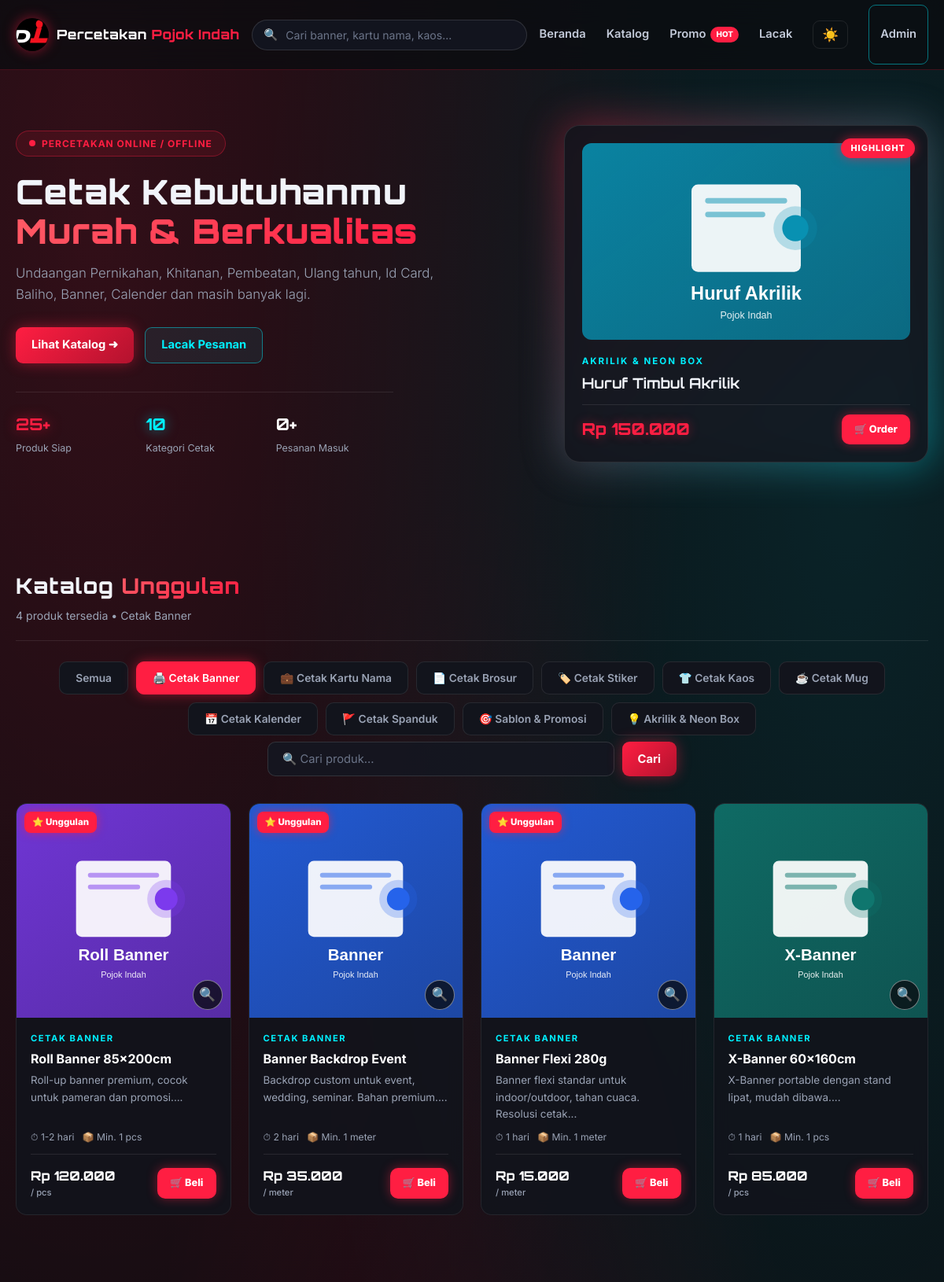
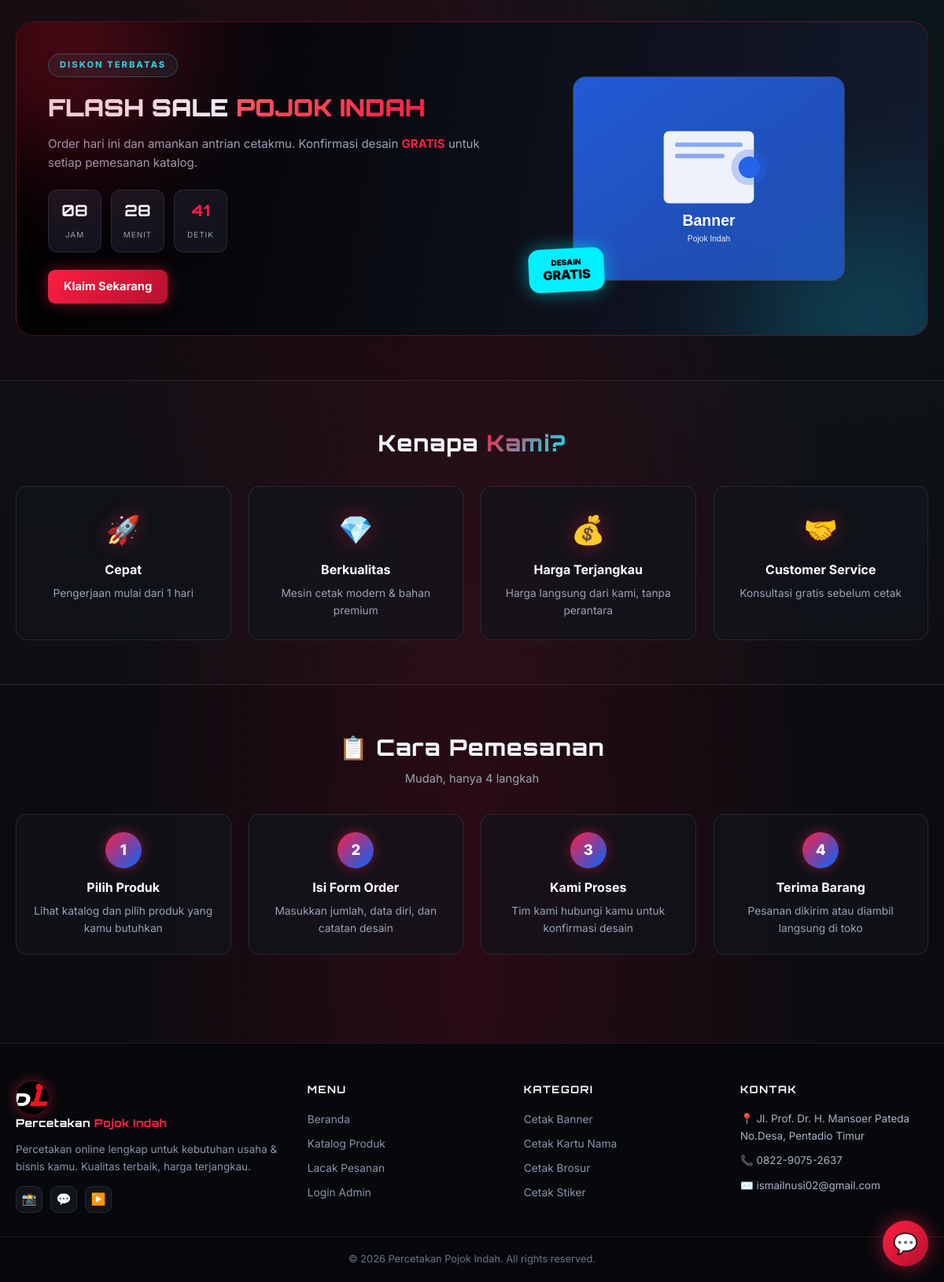
Page /?kat=1 on the committed database (2 pictures, top to bottom).
### tables this page shows
CREATE TABLE IF NOT EXISTS produk (
    id INT AUTO_INCREMENT PRIMARY KEY,
    id_kategori INT NOT NULL,
    nama_produk VARCHAR(200) NOT NULL,
    deskripsi TEXT,
    harga DECIMAL(12,0) NOT NULL DEFAULT 0,
    satuan VARCHAR(50) DEFAULT 'pcs',
    stok INT DEFAULT 0,
    minimal_order INT DEFAULT 1,
    waktu_pengerjaan VARCHAR(100) DEFAULT '1-2 hari',
    gambar VARCHAR(500) DEFAULT 'default.png',
    is_unggulan TINYINT(1) DEFAULT 0,
    is_aktif TINYINT(1) DEFAULT 1,
    created_at TIMESTAMP DEFAULT CURRENT_TIMESTAMP,
    FOREIGN KEY (id_kategori) REFERENCES kategori(id) ON DELETE CASCADE
);

CREATE TABLE IF NOT EXISTS kategori (
    id INT AUTO_INCREMENT PRIMARY KEY,
    nama_kategori VARCHAR(100) NOT NULL UNIQUE,
    icon VARCHAR(20) DEFAULT '📦',
    created_at TIMESTAMP DEFAULT CURRENT_TIMESTAMP
);

### index.php (the view, shortened to what the rows shown need)
<?php
include 'config.php';
require 'funcs/gambar.php';
$where = "AND p.is_aktif = 1";
$kat_dipilih = 0;
if (isset($_GET['kat']) && is_numeric($_GET['kat'])) {
    $kat_dipilih = max(0, intval($_GET['kat']));
    if ($kat_dipilih > 0) {
        $where .= " AND p.id_kategori = $kat_dipilih";
    }
}
$per_halaman = 12;
$row_total = q_row("SELECT COUNT(*) as jml FROM produk p WHERE 1 $where");
$total = $row_total ? (int)$row_total['jml'] : 0;
$total_halaman = max(1, (int)ceil($total / $per_halaman));
$hal = isset($_GET['hal']) ? max(1, intval($_GET['hal'])) : 1;
$hal = min($hal, $total_halaman);
$offset = ($hal - 1) * $per_halaman;
$produk = q("SELECT p.*, k.nama_kategori, k.icon, k.id as kid
    FROM produk p JOIN kategori k ON p.id_kategori = k.id
    WHERE 1 $where
    ORDER BY p.is_unggulan DESC, p.id DESC
    LIMIT $offset, $per_halaman");
$rows = array();
if ($produk) {
    while ($r = $produk->fetch_assoc()) {
        $rows[] = $r;
    }
}
$gal_map = array();
$highlight = q_row("SELECT p.*, k.nama_kategori FROM produk p JOIN kategori k ON p.id_kategori = k.id WHERE p.is_unggulan = 1 AND p.is_aktif = 1 ORDER BY p.id DESC LIMIT 1");
$nama_kategori = '';
if ($kat_dipilih > 0) {
    $r = q_row("SELECT nama_kategori FROM kategori WHERE id = $kat_dipilih");
    $nama_kategori = $r ? $r['nama_kategori'] : '';
}
$kat_populer = q("SELECT * FROM kategori ORDER BY id ASC LIMIT 4");
?>
<!DOCTYPE html>
<html lang="id">
<head>
    <link rel="stylesheet" href="assets/css/style.css?v=<?= filemtime('assets/css/style.css') ?>">
</head>
<body class="<?= $APP_TEMA === 'terang' ? 'terang' : '' ?>">
<main>
    <section class="hero">
        <div class="container hero-grid">
            <div>
                <h1>Cetak Kebutuhanmu<br><span class="text-gradient-red">Murah &amp; Berkualitas</span></h1>
            </div>
            <?php if ($highlight): ?>
            <div class="hero-highlight">
                <div class="highlight-card">
                    <span class="highlight-tag">Highlight</span>
                    <img class="zoomable" src="<?= get_gambar_src($highlight) ?>" alt="<?= htmlspecialchars($highlight['nama_produk']) ?>" data-imgs="<?= htmlspecialchars(json_encode(array(get_gambar_src($highlight))), ENT_QUOTES, 'UTF-8') ?>" data-title="<?= htmlspecialchars($highlight['nama_produk']) ?>" title="Klik untuk memperbesar" style="cursor:zoom-in" onerror="this.onerror=null;this.src='assets/img/default.png'">
                    <div class="highlight-cat"><?= htmlspecialchars($highlight['nama_kategori']) ?></div>
                    <h3><?= htmlspecialchars($highlight['nama_produk']) ?></h3>
                    <div class="highlight-foot">
                        <div class="highlight-price"><?= rupiah($highlight['harga']) ?></div>
                        <a href="order.php?produk=<?= $highlight['id'] ?>" class="btn-buy">🛒 Order</a>
                    </div>
                </div>
            </div>
            <?php endif; ?>
        </div>
    </section>
    <section class="section" id="katalog">
        <div class="container">
            <div class="catalog-head">
                <div>
                    <h2>Katalog <span class="text-gradient-red">Unggulan</span></h2>
                    <p><?= $total ?> produk tersedia<?= $nama_kategori ? ' • ' . htmlspecialchars($nama_kategori) : '' ?></p>
                </div>
            </div>
            <?php include 'partials/category_pills.php'; ?>
            <?php if (!empty($rows)): ?>
                <div class="grid grid-4">
                    <?php foreach ($rows as $p): ?>
                        <div class="card">
                            <div class="card-image">
                                <?php $glist = (isset($gal_map[$p['id']]) && $gal_map[$p['id']]) ? $gal_map[$p['id']] : array(get_gambar_src($p)); ?>
                                <?php $gjson = htmlspecialchars(json_encode($glist), ENT_QUOTES, 'UTF-8'); ?>
                                <img class="card-photo zoomable" src="<?= get_gambar_src($p) ?>" alt="<?= htmlspecialchars($p['nama_produk']) ?>" data-imgs="<?= $gjson ?>" data-title="<?= htmlspecialchars($p['nama_produk']) ?>" title="Klik untuk memperbesar" onerror="this.onerror=null;this.src='assets/img/default.png'">
                                <?php if ($p['is_unggulan']): ?>
                                    <span class="badge badge-featured">⭐ Unggulan</span>
                                <?php endif; ?>
                                <button type="button" class="card-zoom" data-imgs="<?= $gjson ?>" data-title="<?= htmlspecialchars($p['nama_produk']) ?>" title="Perbesar gambar">🔍</button>
                            </div>
                            <div class="card-body">
                                <div class="card-cat"><?= htmlspecialchars($p['nama_kategori']) ?></div>
                                <h3 class="card-title"><a href="product.php?id=<?= $p['id'] ?>"><?= htmlspecialchars($p['nama_produk']) ?></a></h3>
                                <p class="card-desc"><?= htmlspecialchars(mb_substr(str_replace(array("\r", "\n"), ' ', teks_db($p['deskripsi'] ?? '')), 0, 70)) ?>...</p>
                                <div class="card-meta">
                                    <span>⏱ <?= htmlspecialchars($p['waktu_pengerjaan']) ?></span>
                                    <span>📦 Min. <?= $p['minimal_order'] ?> <?= htmlspecialchars($p['satuan']) ?></span>
                                </div>
                                <div class="card-foot">
                                    <div class="card-price"><?= rupiah($p['harga']) ?><small>/ <?= htmlspecialchars($p['satuan']) ?></small></div>
                                    <a href="order.php?produk=<?= $p['id'] ?>" class="btn-buy">🛒 Beli</a>
                                </div>
                            </div>
                        </div>
                    <?php endforeach; ?>
                </div>
            <?php endif; ?>
        </div>
    </section>
    <section class="section" id="promo">
        <div class="container">
            <div class="promo-banner">
                <div>
                    <h2>FLASH SALE <span class="text-gradient-red">POJOK INDAH</span></h2>
                </div>
            </div>
        </div>
    </section>
    <section class="section features">
        <div class="container">
            <div class="section-head">
                <h2>Kenapa <span class="text-gradient-red-blue">Kami?</span></h2>
            </div>
        </div>
    </section>
    <section class="section howto">
        <div class="container">
            <div class="section-head">
                <h2>📋 Cara Pemesanan</h2>
            </div>
        </div>
    </section>
</main>
<footer class="site-footer" id="kontak">
    <div class="container footer-grid">
        <div>
            <h4>Kategori</h4>
            <?php if ($kat_populer): while ($kp = $kat_populer->fetch_assoc()): ?>
                <a href="index.php?kat=<?= (int)$kp['id'] ?>"><?= htmlspecialchars($kp['nama_kategori']) ?></a>
            <?php endwhile; endif; ?>
        </div>
    </div>
</footer>
</body>
</html>

### partials/category_pills.php (shortened to what the rows shown need)
<?php
$kategori = q("SELECT * FROM kategori ORDER BY id ASC");
?>
<ul class="category-pills">
    <?php if ($kategori): while ($k = $kategori->fetch_assoc()): ?>
        <li>
            <a href="?kat=<?= (int)$k['id'] ?>" class="<?= (isset($_GET['kat']) && $_GET['kat'] == $k['id']) ? 'active' : '' ?>">
                <?= htmlspecialchars($k['icon'] ?? '') ?> <?= htmlspecialchars($k['nama_kategori']) ?>
            </a>
        </li>
    <?php endwhile; endif; ?>
</ul>

### rows in the picture
produk: id_kategori.nama_kategori "AKRILIK & NEON BOX", nama_produk "Huruf Timbul Akrilik", harga "Rp 150.000"
kategori: nama_kategori "Cetak Banner", icon "🖨️"
kategori: icon "💼", nama_kategori "Cetak Kartu Nama"
kategori: icon "📄", nama_kategori "Cetak Brosur"
kategori: icon "🏷️", nama_kategori "Cetak Stiker"
kategori: icon "👕", nama_kategori "Cetak Kaos"
kategori: icon "☕", nama_kategori "Cetak Mug"
kategori: icon "📅", nama_kategori "Cetak Kalender"
kategori: icon "🚩", nama_kategori "Cetak Spanduk"
kategori: icon "🎯", nama_kategori "Sablon & Promosi"
kategori: icon "💡", nama_kategori "Akrilik & Neon Box"
produk: gambar+id (picture), is_unggulan "⭐ Unggulan", id_kategori.nama_kategori "CETAK BANNER", nama_produk "Roll Banner 85x200cm", deskripsi "Roll-up banner premium, cocok untuk pameran dan promosi.", waktu_pengerjaan "1-2 hari", minimal_order "1", satuan "pcs", harga "Rp 120.000"
produk: is_unggulan "⭐ Unggulan", id_kategori.nama_kategori "CETAK BANNER", nama_produk "Banner Backdrop Event", deskripsi "Backdrop custom untuk event, wedding, seminar. Bahan premium.", waktu_pengerjaan "2 hari", minimal_order "1", satuan "meter", harga "Rp 35.000"
produk: is_unggulan "⭐ Unggulan", id_kategori.nama_kategori "CETAK BANNER", nama_produk "Banner Flexi 280g", deskripsi "Banner flexi standar untuk indoor/outdoor, tahan cuaca. Resolusi cetak", waktu_pengerjaan "1 hari", minimal_order "1", satuan "meter", harga "Rp 15.000"
produk: gambar+id (picture), id_kategori.nama_kategori "CETAK BANNER", nama_produk "X-Banner 60x160cm", deskripsi "X-Banner portable dengan stand lipat, mudah dibawa.", waktu_pengerjaan "1 hari", minimal_order "1", satuan "pcs", harga "Rp 85.000"

### other values in the picture
$stat_produk "25"
$stat_kat "10"
$stat_order "0"
$total "4"
